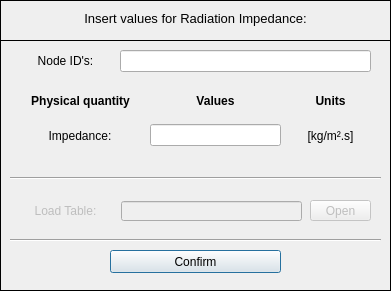
<?xml version="1.0" encoding="UTF-8"?>
<ui version="4.0">
 <class>Dialog</class>
 <widget class="QDialog" name="Dialog">
  <property name="windowModality">
   <enum>Qt::NonModal</enum>
  </property>
  <property name="geometry">
   <rect>
    <x>0</x>
    <y>0</y>
    <width>391</width>
    <height>291</height>
   </rect>
  </property>
  <property name="sizePolicy">
   <sizepolicy hsizetype="Fixed" vsizetype="Fixed">
    <horstretch>0</horstretch>
    <verstretch>0</verstretch>
   </sizepolicy>
  </property>
  <property name="contextMenuPolicy">
   <enum>Qt::DefaultContextMenu</enum>
  </property>
  <property name="windowTitle">
   <string> Set Prescribed DOFs</string>
  </property>
  <property name="windowIcon">
   <iconset>
    <normaloff>../../../../../../Downloads/load - Copia.png</normaloff>../../../../../../Downloads/load - Copia.png</iconset>
  </property>
  <property name="whatsThis">
   <string/>
  </property>
  <widget class="QWidget" name="widget" native="true">
   <property name="geometry">
    <rect>
     <x>0</x>
     <y>0</y>
     <width>391</width>
     <height>291</height>
    </rect>
   </property>
   <property name="font">
    <font>
     <kerning>true</kerning>
    </font>
   </property>
   <widget class="QFrame" name="frame">
    <property name="geometry">
     <rect>
      <x>0</x>
      <y>0</y>
      <width>391</width>
      <height>41</height>
     </rect>
    </property>
    <property name="frameShape">
     <enum>QFrame::Box</enum>
    </property>
    <property name="frameShadow">
     <enum>QFrame::Plain</enum>
    </property>
    <property name="lineWidth">
     <number>1</number>
    </property>
    <widget class="QLabel" name="label">
     <property name="geometry">
      <rect>
       <x>10</x>
       <y>10</y>
       <width>371</width>
       <height>16</height>
      </rect>
     </property>
     <property name="font">
      <font>
       <pointsize>10</pointsize>
       <italic>false</italic>
      </font>
     </property>
     <property name="text">
      <string>Insert values for Radiation Impedance:</string>
     </property>
     <property name="textFormat">
      <enum>Qt::AutoText</enum>
     </property>
     <property name="alignment">
      <set>Qt::AlignCenter</set>
     </property>
    </widget>
   </widget>
   <widget class="QFrame" name="frame_2">
    <property name="geometry">
     <rect>
      <x>0</x>
      <y>40</y>
      <width>391</width>
      <height>251</height>
     </rect>
    </property>
    <property name="frameShape">
     <enum>QFrame::Box</enum>
    </property>
    <property name="frameShadow">
     <enum>QFrame::Plain</enum>
    </property>
    <widget class="QWidget" name="verticalLayoutWidget">
     <property name="geometry">
      <rect>
       <x>20</x>
       <y>10</y>
       <width>91</width>
       <height>21</height>
      </rect>
     </property>
     <layout class="QVBoxLayout" name="verticalLayout">
      <item>
       <widget class="QLabel" name="label_2">
        <property name="text">
         <string>Node ID's:</string>
        </property>
        <property name="alignment">
         <set>Qt::AlignCenter</set>
        </property>
       </widget>
      </item>
     </layout>
    </widget>
    <widget class="QWidget" name="verticalLayoutWidget_2">
     <property name="geometry">
      <rect>
       <x>120</x>
       <y>10</y>
       <width>251</width>
       <height>22</height>
      </rect>
     </property>
     <layout class="QVBoxLayout" name="verticalLayout_2">
      <item>
       <widget class="QLineEdit" name="lineEdit_nodeID">
        <property name="focusPolicy">
         <enum>Qt::ClickFocus</enum>
        </property>
       </widget>
      </item>
     </layout>
    </widget>
    <widget class="QWidget" name="verticalLayoutWidget_3">
     <property name="geometry">
      <rect>
       <x>25</x>
       <y>50</y>
       <width>111</width>
       <height>21</height>
      </rect>
     </property>
     <layout class="QVBoxLayout" name="verticalLayout_3">
      <item>
       <widget class="QLabel" name="label_3">
        <property name="font">
         <font>
          <weight>75</weight>
          <bold>true</bold>
         </font>
        </property>
        <property name="text">
         <string>Physical quantity</string>
        </property>
        <property name="alignment">
         <set>Qt::AlignCenter</set>
        </property>
       </widget>
      </item>
     </layout>
    </widget>
    <widget class="QWidget" name="verticalLayoutWidget_4">
     <property name="geometry">
      <rect>
       <x>150</x>
       <y>50</y>
       <width>131</width>
       <height>21</height>
      </rect>
     </property>
     <layout class="QVBoxLayout" name="verticalLayout_4">
      <item>
       <widget class="QLabel" name="label_4">
        <property name="font">
         <font>
          <weight>75</weight>
          <bold>true</bold>
         </font>
        </property>
        <property name="text">
         <string>Values</string>
        </property>
        <property name="alignment">
         <set>Qt::AlignCenter</set>
        </property>
       </widget>
      </item>
     </layout>
    </widget>
    <widget class="QWidget" name="verticalLayoutWidget_5">
     <property name="geometry">
      <rect>
       <x>295</x>
       <y>50</y>
       <width>71</width>
       <height>21</height>
      </rect>
     </property>
     <layout class="QVBoxLayout" name="verticalLayout_5">
      <item>
       <widget class="QLabel" name="label_5">
        <property name="font">
         <font>
          <weight>75</weight>
          <bold>true</bold>
         </font>
        </property>
        <property name="text">
         <string>Units</string>
        </property>
        <property name="alignment">
         <set>Qt::AlignCenter</set>
        </property>
       </widget>
      </item>
     </layout>
    </widget>
    <widget class="QWidget" name="verticalLayoutWidget_7">
     <property name="geometry">
      <rect>
       <x>150</x>
       <y>70</y>
       <width>131</width>
       <height>51</height>
      </rect>
     </property>
     <layout class="QVBoxLayout" name="verticalLayout_7">
      <item>
       <widget class="QLineEdit" name="lineEdit_impedance"/>
      </item>
     </layout>
    </widget>
    <widget class="Line" name="line">
     <property name="geometry">
      <rect>
       <x>10</x>
       <y>130</y>
       <width>371</width>
       <height>16</height>
      </rect>
     </property>
     <property name="orientation">
      <enum>Qt::Horizontal</enum>
     </property>
    </widget>
    <widget class="QWidget" name="verticalLayoutWidget_11">
     <property name="geometry">
      <rect>
       <x>20</x>
       <y>160</y>
       <width>91</width>
       <height>21</height>
      </rect>
     </property>
     <layout class="QVBoxLayout" name="verticalLayout_11">
      <item>
       <widget class="QLabel" name="label_19">
        <property name="enabled">
         <bool>false</bool>
        </property>
        <property name="text">
         <string>Load Table:</string>
        </property>
        <property name="alignment">
         <set>Qt::AlignCenter</set>
        </property>
       </widget>
      </item>
     </layout>
    </widget>
    <widget class="QPushButton" name="pushButton_confirm">
     <property name="geometry">
      <rect>
       <x>110</x>
       <y>210</y>
       <width>171</width>
       <height>23</height>
      </rect>
     </property>
     <property name="text">
      <string>Confirm</string>
     </property>
    </widget>
    <widget class="Line" name="line_2">
     <property name="geometry">
      <rect>
       <x>10</x>
       <y>190</y>
       <width>371</width>
       <height>20</height>
      </rect>
     </property>
     <property name="orientation">
      <enum>Qt::Horizontal</enum>
     </property>
    </widget>
    <widget class="QLabel" name="label_6">
     <property name="enabled">
      <bool>true</bool>
     </property>
     <property name="geometry">
      <rect>
       <x>22</x>
       <y>70</y>
       <width>116</width>
       <height>51</height>
      </rect>
     </property>
     <property name="text">
      <string>Impedance:</string>
     </property>
     <property name="alignment">
      <set>Qt::AlignCenter</set>
     </property>
    </widget>
    <widget class="QLabel" name="label_13">
     <property name="geometry">
      <rect>
       <x>295</x>
       <y>70</y>
       <width>71</width>
       <height>51</height>
      </rect>
     </property>
     <property name="maximumSize">
      <size>
       <width>71</width>
       <height>16777215</height>
      </size>
     </property>
     <property name="text">
      <string>[kg/m².s]</string>
     </property>
     <property name="alignment">
      <set>Qt::AlignCenter</set>
     </property>
    </widget>
    <widget class="QLineEdit" name="lineEdit_9">
     <property name="enabled">
      <bool>false</bool>
     </property>
     <property name="geometry">
      <rect>
       <x>121</x>
       <y>161</y>
       <width>181</width>
       <height>20</height>
      </rect>
     </property>
    </widget>
    <widget class="QToolButton" name="toolButton">
     <property name="enabled">
      <bool>false</bool>
     </property>
     <property name="geometry">
      <rect>
       <x>310</x>
       <y>160</y>
       <width>61</width>
       <height>21</height>
      </rect>
     </property>
     <property name="sizePolicy">
      <sizepolicy hsizetype="Expanding" vsizetype="Fixed">
       <horstretch>0</horstretch>
       <verstretch>0</verstretch>
      </sizepolicy>
     </property>
     <property name="text">
      <string>Open</string>
     </property>
     <property name="autoRaise">
      <bool>false</bool>
     </property>
     <property name="arrowType">
      <enum>Qt::NoArrow</enum>
     </property>
    </widget>
   </widget>
  </widget>
 </widget>
 <resources/>
 <connections/>
</ui>
